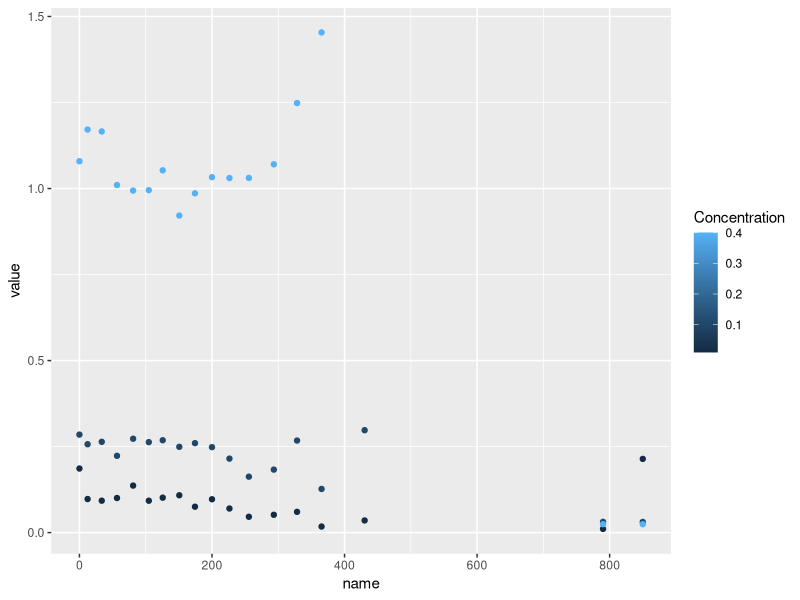
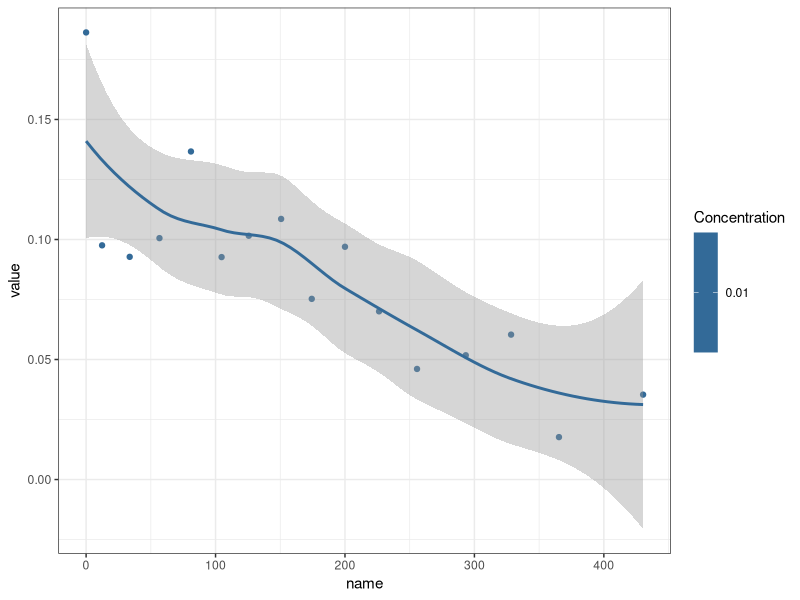
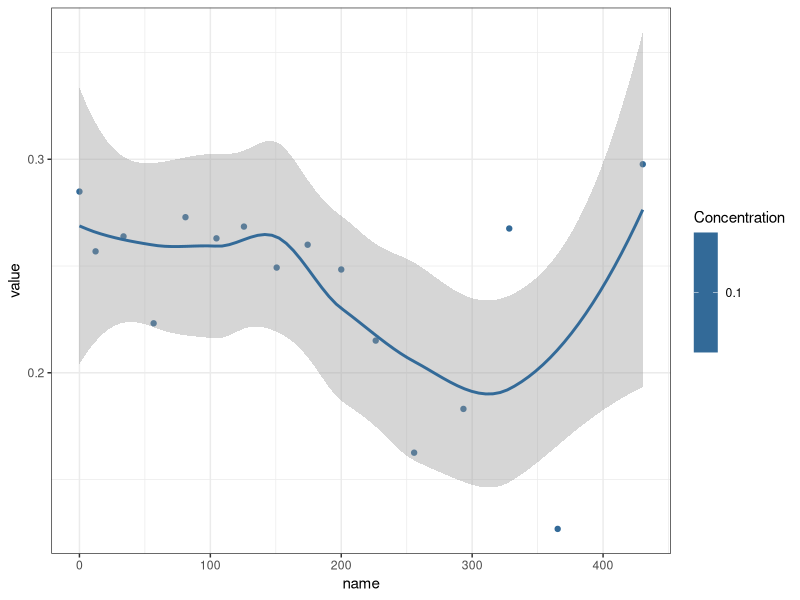
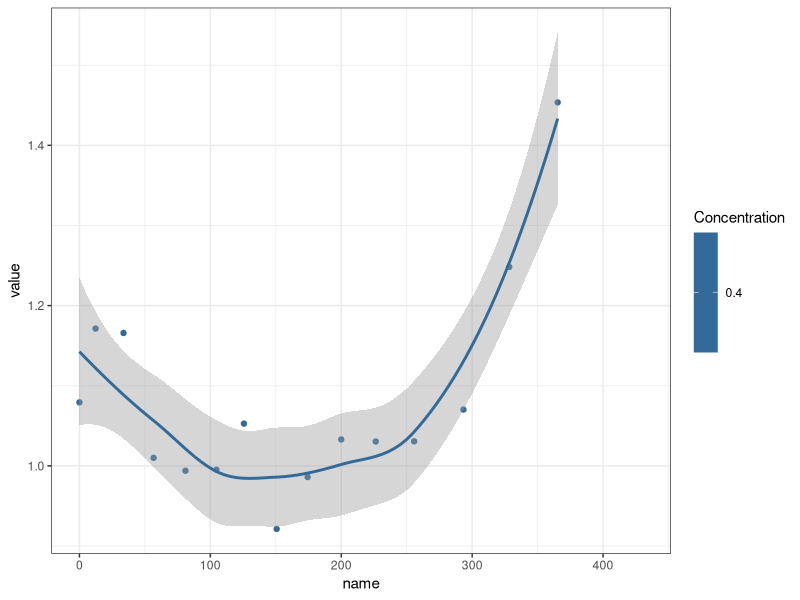

The R script that drew these images, in order:
library(tidyverse)
data<-read.csv(file="Levure_test.csv",sep=";")
data_2<-pivot_longer(data,cols=c(3:20))
data_2$name<-str_split(string = data_2$name,pattern = "X",simplify=TRUE)[,2]
data_2$name<-as.numeric(data_2$name)
data_2$value<-as.numeric(data_2$value)

ggplot(data=data_2,aes(name,value,color=Concentration))+
  geom_point()


data_subset_0.01<-data_2[data_2$Concentration==0.01&data_2$name<500,]

ggplot(data=data_subset_0.01,aes(name,value,color=Concentration))+
  geom_point()+
  theme_bw()+
  geom_smooth()


mod<-lm(value~name,data=data_subset_0.01)
anova(mod)

data_subset_0.1<-data_2[data_2$Concentration==0.1&data_2$name<500,]

ggplot(data=data_subset_0.1,aes(name,value,color=Concentration))+
  geom_point()+
  theme_bw()+
  geom_smooth()


mod<-lm(value~name,data=data_subset_0.1)
anova(mod)


data_subset_0.4<-data_2[data_2$Concentration==0.4&data_2$name<500,]

ggplot(data=data_subset_0.4,aes(name,value,color=Concentration))+
  geom_point()+
  theme_bw()+
  geom_smooth()
